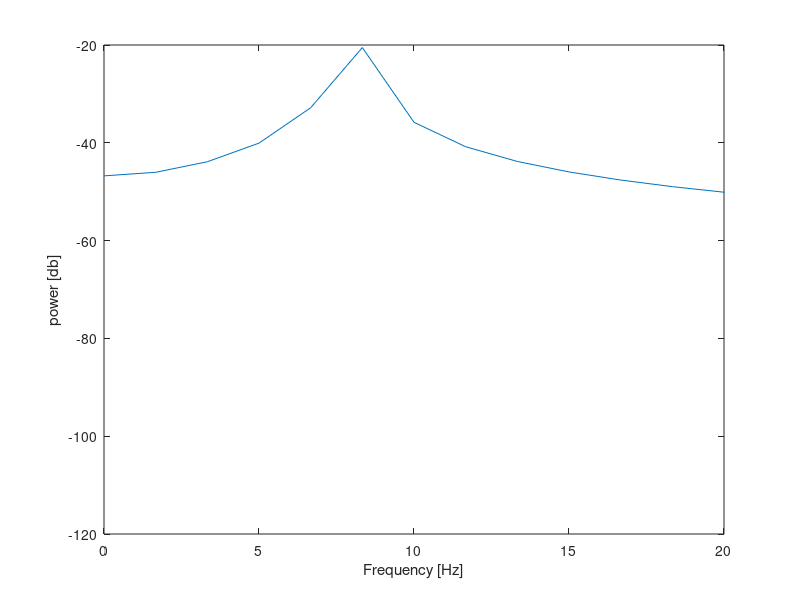
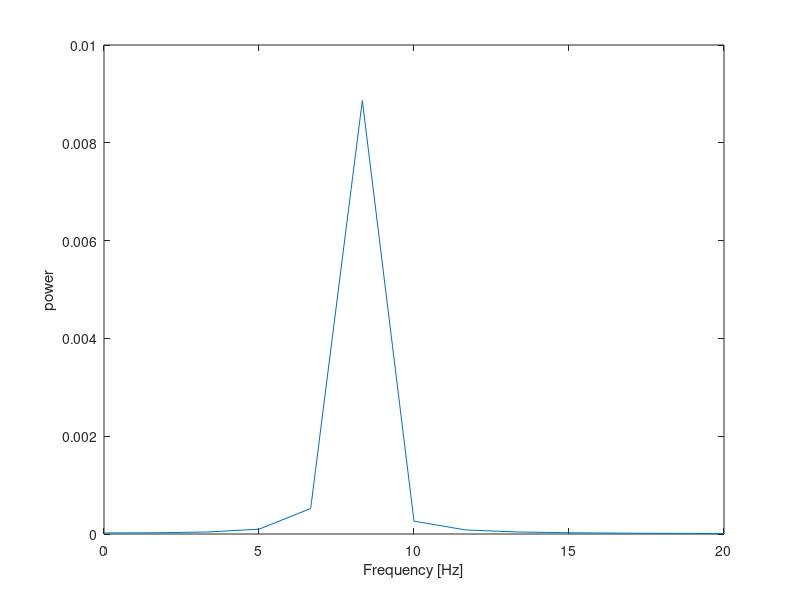

Write the MATLAB code that produced these figures, in order.
signal_length_sec = 0.6;
sampling_rate = 16000;
A = 0.2;
f = 8;     

signal_length_pt = signal_length_sec * sampling_rate;
t =  ((1:signal_length_pt) - 1) / sampling_rate;
x = A * sin(2 * pi * f * t)';

% sound(x, sampling_rate);

X = fft(x) / length(x);
XPow = abs(X) .^ 2;
f_k = linspace(0, sampling_rate/2, length(XPow)/2+1);
XPow((2+length(XPow)/2):end) = [];
XPow_dB = 10 * log10(XPow);
plot(f_k, XPow_dB);
xlim([0 20])
xlabel('Frequency [Hz]');
ylabel('power [db]');
saveas(gcf,'../out/2-2-1.png');

plot(f_k, XPow);
xlim([0 20])
xlabel('Frequency [Hz]');
ylabel('power');
saveas(gcf,'../out/2-2-2.png');

